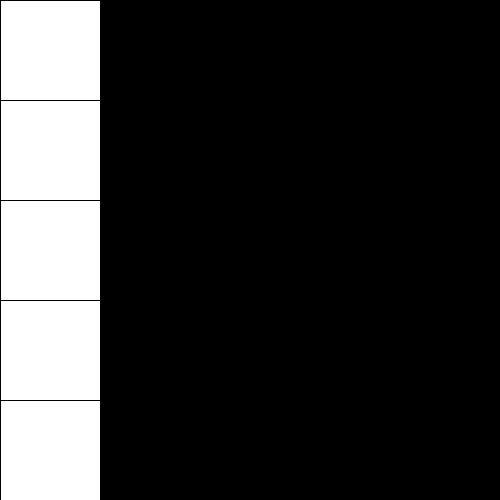
Frame 1 (no input)
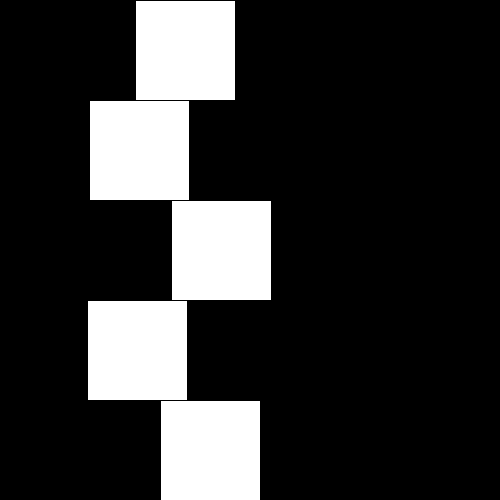
Frame 60 (the mouse pressed at the canvas centre just before this capture)
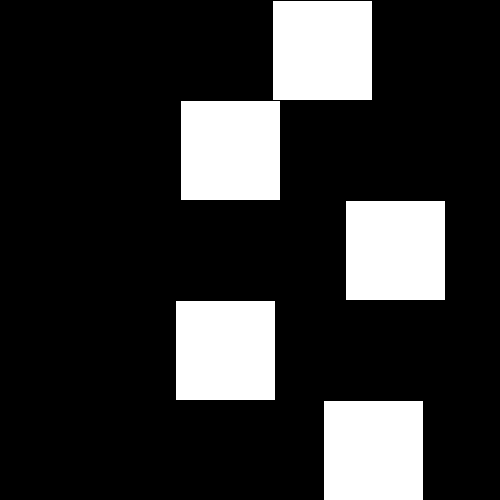
Frame 120 (the mouse held since frame 60 and released just before this capture)

The Processing sketch that drew these frames (run headless with seeded random() and noise(); from frame 60 on, the mouse is pressed at the canvas centre):

// Processing sketch: tirable
// ── tirable.pde
float px0, px1, px2, px3, px4;
float dx0, dx1, dx2, dx3, dx4;
int tam;
int cant = 5;
void setup() {
  size(500, 500);
  tam = height/cant;

  dx0 = random(1, 3);
  dx1 = random(1, 3);
  dx2 = random(1, 3);
  dx3 = random(1, 3);
  dx4 = random(1, 3);
}
void draw() {
  background(0);
  rect(px0, 0, tam, tam);
  rect(px1, tam, tam, tam);
  rect(px2, tam*2, tam, tam);
  rect(px3, tam*3, tam, tam);
  rect(px4, tam*4, tam, tam);
  if (px0>width) {
    px0= 0;
  }
  if (px1>width) {
    px1= 0;
  }

  if (px2>width) {
    px2= 0;
  }
  if (px3>width) {
    px3= 0;
  }
  if (px4>width) {
    px4= 0;
  }
  px0 += dx0;
  px1 += dx1;
  px2 += dx2;
  px3 += dx3;
  px4 += dx4;
}
void keyPressed() {
  px0= 0;
  px1= 0;
  px2= 0;
  px3= 0;
  px4= 0;
}
